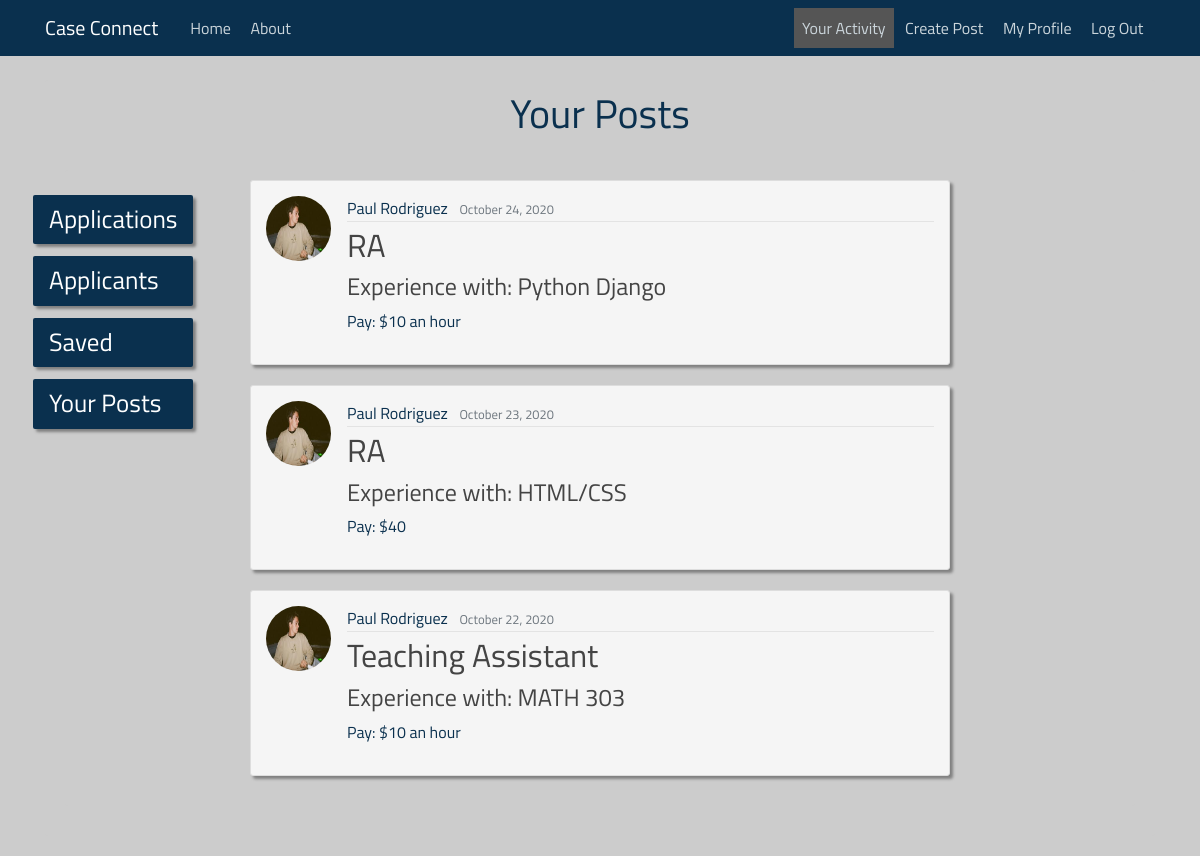
/post-list (signed in), run on the app's committed database.
### case_connecting/models.py (models this page shows, shortened)
class Post(models.Model):
    recruiter = models.ForeignKey(User, on_delete=models.CASCADE)
    position = models.CharField(max_length=200)
    knowledge = models.CharField(max_length=200)
    content = models.TextField()
    pay = models.CharField(max_length=200)
    date_posted = models.DateTimeField(default=timezone.now)

### users/models.py (models this page shows, shortened)
class Profile(models.Model):
    user = models.OneToOneField(User, on_delete=models.CASCADE)
    image = models.ImageField(default='default.jpg', upload_to='profile_pics')
    resume = models.FileField(default=None, upload_to='resumes')

### case_connecting/views.py (the view)
# urls.py: path('post-list', CurrentUserPostListView.as_view(), name="case_connecting-posts"),
class CurrentUserPostListView(LoginRequiredMixin, ListView):
    model = Post
    template_name = 'case_connecting/current_user_posts.html'
    context_object_name = 'posts'
    paginate_by = 8  # the number of posts per page
    def get_queryset(self):
        user = self.request.user
        return Post.objects.filter(recruiter=user).order_by('-date_posted')

### templates/case_connecting/current_user_posts.html (shortened to what this page needs)
{% extends "case_connecting/base.html" %}
{% block content %}
    <head>
</head>
    <div class="sidenav">
      <a href="{% url 'case_connecting-applications' %}">Applications</a>
      <a href="{% url 'case_connecting-applicants' %}">Applicants</a>
      <a href="{% url 'case_connecting-saved' %}">Saved</a>
      <a href="{% url 'case_connecting-posts' %}">Your Posts</a>
    </div>
    <div class="content-section" id="posting-list" align="center">
        <div style="text-align: center;">
            <h1 style="color: #0a304e;">Your Posts</h1>
            <br>
        </div>
    <div class="content-section" id="posting-list" align="center">
        {% for post in posts %}
            <article id="post" class="media content-section" align="left">
            <img class="rounded-circle article-img" src="{{ post.recruiter.profile.image.url }}">
                  <div class="media-body">
                    <div class="article-metadata">
                      <a class="mr-2">{{ post.recruiter.get_full_name }}</a>
                      <small class="text-muted">{{ post.date_posted|date:"F d, Y" }}</small>
                    </div>
                    <h2><a class="article-title" href="{% url 'post-detail' post.id %}">{{ post.position }}</a></h2>
                      <h4>Experience with: {{ post.knowledge }}</h4>
                      <p class="article-content">Pay: {{ post.pay }}</p>
                  </div>
                </article>
        {% endfor %}
    </div>
{% endblock %}

### case_connecting/static/case_connecting/main.css (style rules this page uses)
body { background: #ccc; color: #333333; margin-top: 5rem; }
* { font-size: 100%; font-family: "Titillium Web",Helvetica,Arial,sans-serif; color: #0a304e; }
h1, h2, h3, h4, h5, h6 { color: #444444; }
.content-section { background: #ffffff; padding: 10px 20px; border: 1px solid #dddddd; border-radius: 3px; margin-bottom: 20px; }
.article-title { color: #444444; }
.article-content { white-space: pre-line; }
.article-img { height: 65px; width: 65px; margin-right: 16px; }
.article-metadata { padding-bottom: 1px; margin-bottom: 4px; border-bottom: 1px solid #e3e3e3 }
article[id="post"] { padding: 15px; box-shadow: 3px 3px 3px grey; background-color: #f5f5f5; width: 700px; }
div[id="posting-list"] { background-color: #ccc; border: none; }
.sidenav { position: fixed; z-index: 1; top: 19%; left: 1%; overflow-x: hidden; padding: 20px 10px 20px 5px; }
.sidenav a { padding: 6px 16px 6px 16px; margin: 12px 8px 6px 16px; border-radius: 2px; box-shadow: 3px 3px 3px grey; background-color: #0a304e; text-decoration: none; font-size: 25px; color: white; display: block; }

### data on the page
Post: recruiter.profile.image (picture), recruiter.get_full_name "Paul Rodriguez", date_posted "October 24, 2020", position "RA", knowledge "Python Django", pay "$10 an hour"
Post: recruiter.profile.image (picture), recruiter.get_full_name "Paul Rodriguez", date_posted "October 23, 2020", position "RA", knowledge "HTML/CSS", pay "$40"
Post: recruiter.profile.image (picture), recruiter.get_full_name "Paul Rodriguez", date_posted "October 22, 2020", position "Teaching Assistant", knowledge "MATH 303", pay "$10 an hour"
